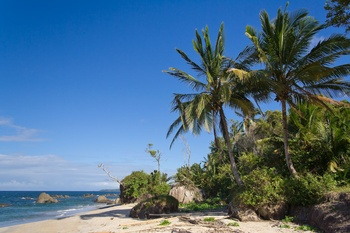
#> input picture data/beach.jpg, 350 x 233 px
$ jupyter execute --allow-errors tutorial.ipynb   (shell and % lines are left out)
#> lines starting #> are read from the running program, lines starting #| are printed output that depends on the picture; after the words box and inside, x2 and y2 are one past the last pixel; in counts of white or black regions, pixels touching at a corner belong together
[cell 1]
import numpy as np
import cv2
from matplotlib import pyplot as plt
from IPython.display import clear_output
from IPython.display import Image
%pylab inline

### read/write color images

it is pretty safe to assume that opencv always represent images as uint8 (ubyte) ndarray

[cell 2]
## RGB images - BGR to RGB
beach = cv2.imread("data/beach.jpg")[:,:,::-1]
print('type :', beach.__class__)
#| type : <class 'numpy.ndarray'>
print('shape :', beach.shape)
#| shape : (233, 350, 3)
print('min and max :', beach.min(), beach.max())
#| min and max : 0 255
plt.imshow(beach)
#> (this line was passed over: IPython is not available in this run)

Image split
1. numpy array split example

[cell 3]
arr = np.array([[1, 2, 3], [4, 5, 6]])
print(arr)
print(arr[0:2, 0:2])

#> (a cell that did not finish here is left out)

[cell 5]
## manipulate pixles - cv2 store them as bgr instead of rgb
imm = beach.copy()
imm[:, :, 2] = 255
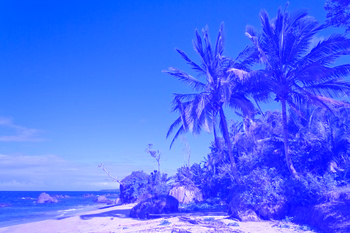
#> imm: shape (233, 350, 3); mean R, G, B 78.6, 110.4, 255
plt.imshow(imm)
#> (this line was passed over: IPython is not available in this run)

[cell 6]
## manipulate pixles
imm = beach.copy()
imm[:100, :50] = (255, 0, 0) # red corner
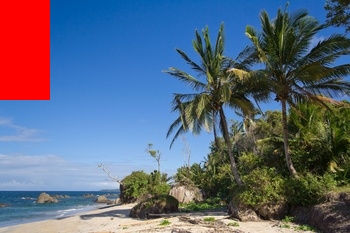
#> imm: shape (233, 350, 3); mean R, G, B 92.7, 104, 124.8
plt.imshow(imm)
#> (this line was passed over: IPython is not available in this run)

### read gray images

[cell 7]
## gray scale - either load it directly
beach_gray = cv2.imread("data/beach.jpg", cv2.IMREAD_GRAYSCALE)
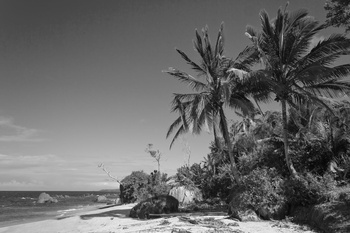
#> beach_gray: shape (233, 350); min 3, max 250, mean 103.8
plt.imshow(beach_gray, cmap='gray')
#> (this line was passed over: IPython is not available in this run)

[cell 8]
## gray scale - either load it directly
beach_gray = cv2.imread("data/beach.jpg", cv2.IMREAD_GRAYSCALE)

## or convert later - note beach is RGB now
beach_gray_converted = cv2.cvtColor(beach, cv2.COLOR_RGB2GRAY)

## there are slight differences between the two versions
#> (the rest of this cell did not finish here and is left out)

[cell 9]
## save and convert to different formats - Notice it assumes BGR
cv2.imwrite("beach_new.jpg", beach[:,:,::-1])
#> Out = True

### drawing on images

[cell 10]
sunny_beach = beach.copy()
cv2.circle(sunny_beach, (50, 50), 7, color = (255, 215, 0), thickness = -1, )
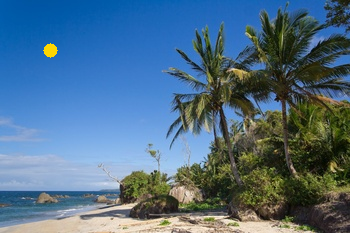
#> sunny_beach: shape (233, 350, 3); mean R, G, B 79, 110.6, 135.7
plt.imshow(sunny_beach)
#> (this line was passed over: IPython is not available in this run)

[cell 11]
imm = beach.copy()
## params: img, (x1, y1), (x2, y2), color (of the current img channel repr.)
cv2.line(imm, (0, 0), (100, 150), (255, 0, 0), ) #red line
cv2.circle(imm, (200, 100), 20, color = (0, 0, 255), thickness=5) #blue circle
## filled rectangle
cv2.rectangle(imm, (100, 50), (150, 120), color = (0, 255, 0), thickness = -1)
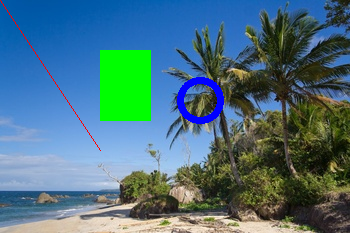
#> imm: shape (233, 350, 3); mean R, G, B 75.1, 114.6, 128.1
plt.imshow(imm)
#> (this line was passed over: IPython is not available in this run)

$ run again, with data/clahe.jpg copied over data/beach.jpg
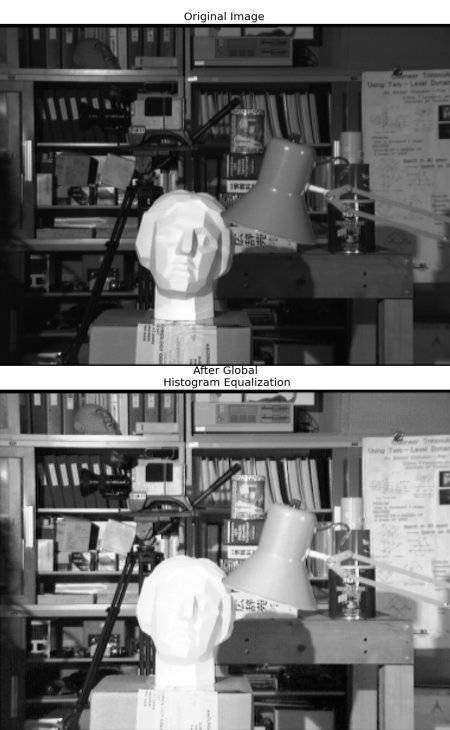
#> input picture data/clahe.jpg, 450 x 730 px
#> beach is the input picture: shape (730, 450, 3); min 0, max 255, mean 107.8
#| type : <class 'numpy.ndarray'>
#| shape : (730, 450, 3)
#| min and max : 0 255
#> `imm[:100, :50] = (255, 0, 0)`:
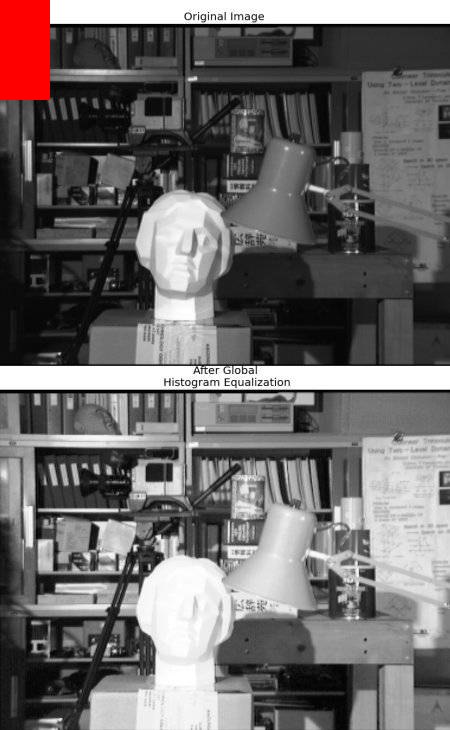
#> imm: shape (730, 450, 3); 1.52% of pixels changed, all inside (x1, y1, x2, y2) = (0, 0, 50, 100)
#> Out = True
#> sunny_beach: shape (730, 450, 3); 0.05% of pixels changed, all inside (x1, y1, x2, y2) = (43, 43, 58, 58)
#> `cv2.rectangle(imm, (100, 50), (150, 120), color = (0, 255, 0), thickne..`:
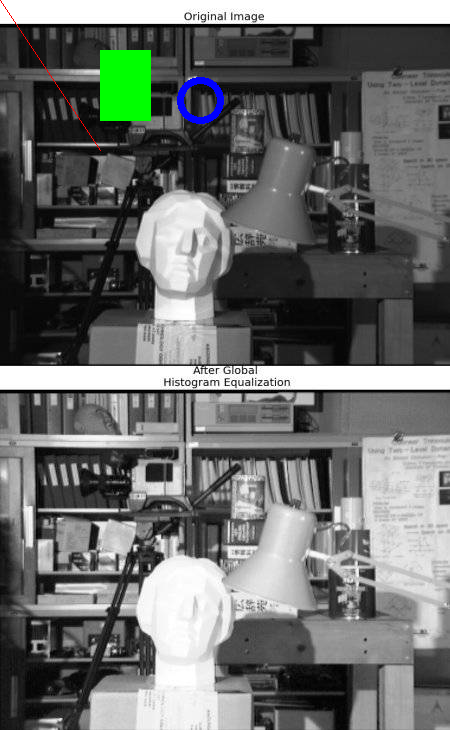
#> imm: shape (730, 450, 3); mean R, G, B 107.1, 109.8, 107.6
